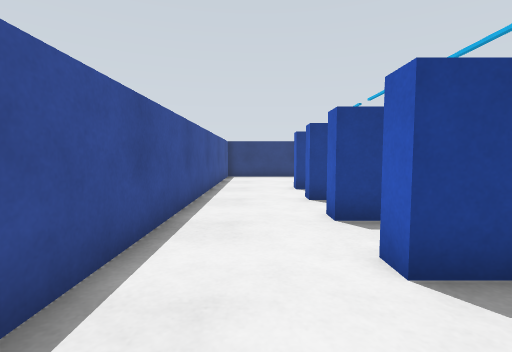
view 1 (above)

16 first-person views from a walk through a robot-simulator world made for Gazebo. The camera is 0.57 m above the floor, tilts 4° down and sees 85° across. The floor is counted in squares, 0.5 m on a side. Each view is taken from the middle of a square. On the plan, view 1 faces up. The plan holds only what a view shows up to about 12 squares ahead; the rest is blank.

view 2
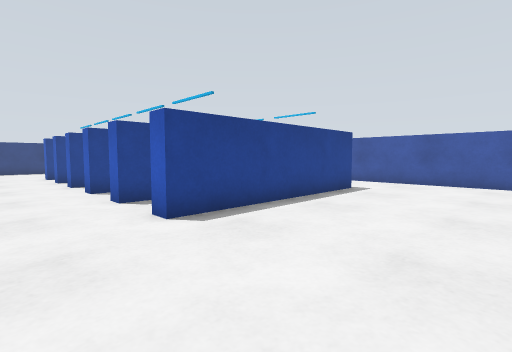

view 3
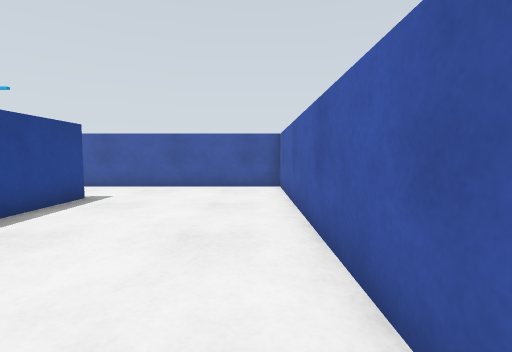

view 4
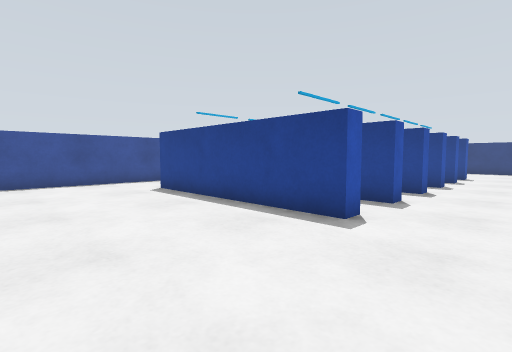

view 5
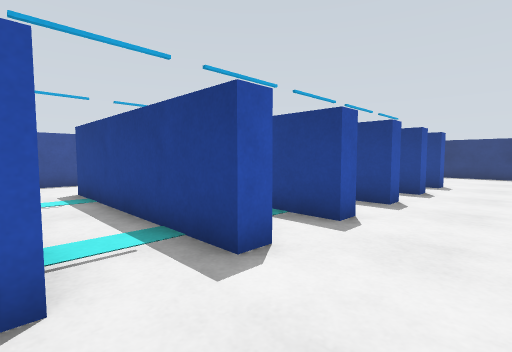

view 6
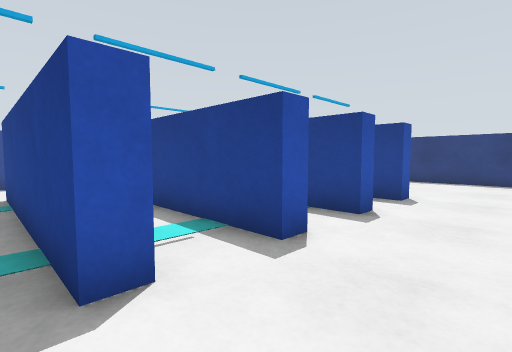

view 7
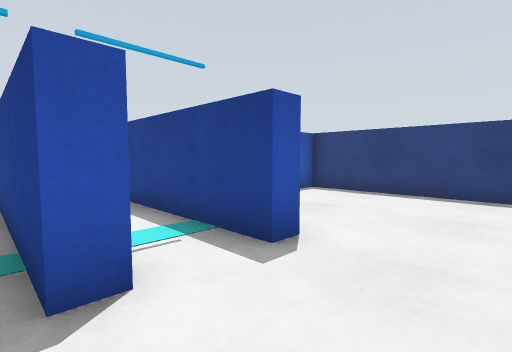

view 8
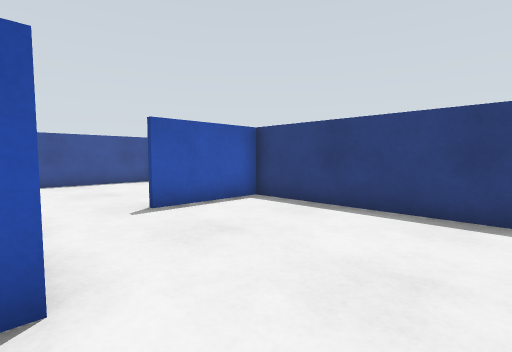

view 9
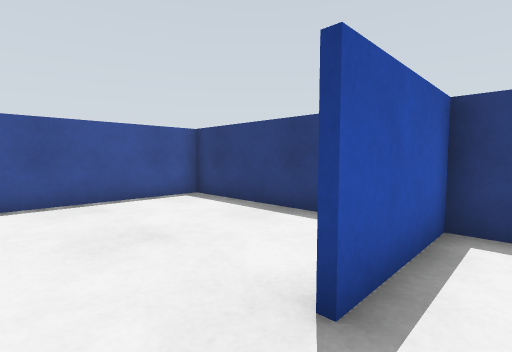

view 10
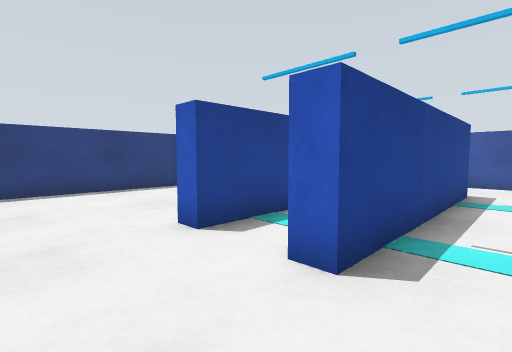

view 11
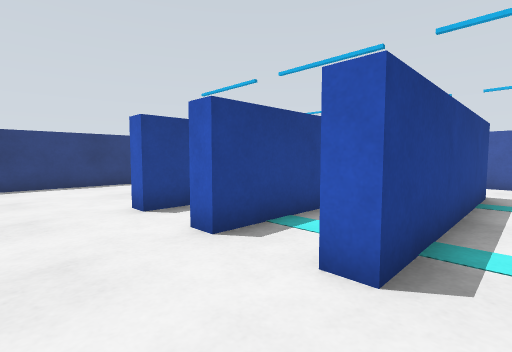

view 12
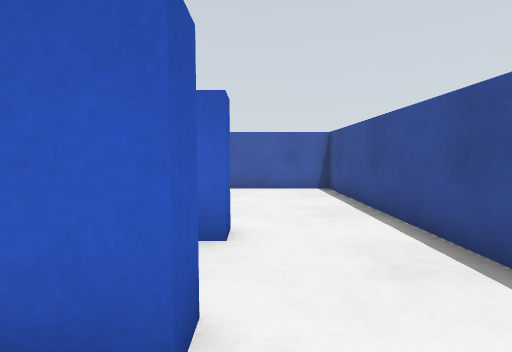

view 13
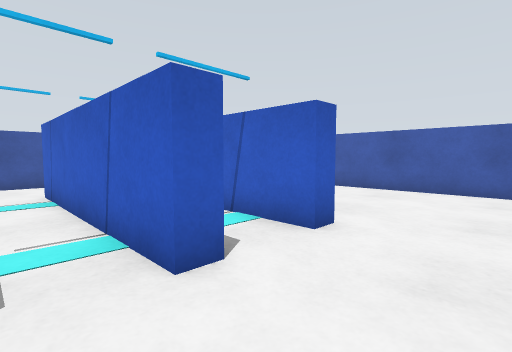

view 14
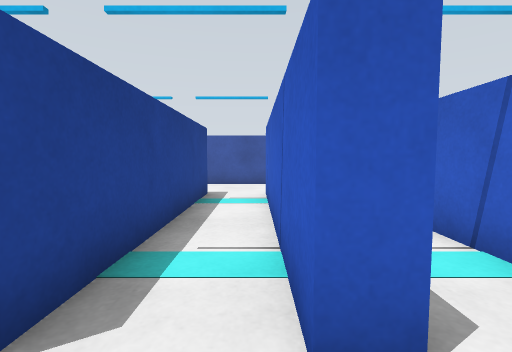

view 15
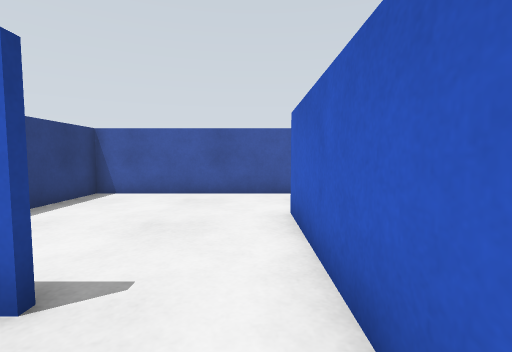

view 16
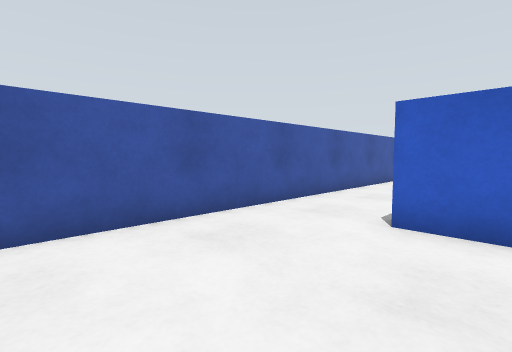

### Floor plan
Points are (right, up) in squares from view 1. A wall is a line through its corners. A room is listed if a view was taken in it or the views show most of it. See-through windows are left out.
Room 1 (views 1, 2, 3, 4, 5, 6, 7, 8, 9, 10, 11, 12, 13, 14, 15, 16)
walls: (8.6, 3.1) (8.6, 2.5) (1.4, 2.5) (1.4, 3.1); (8.6, 5.6) (8.6, 4.9) (1.4, 4.9) (1.4, 5.5); (1.4, 0.7) (8.6, 0.7) (8.6, 0.1) (1.4, 0.1) (1.4, 0.7); (8.6, 8) (8.6, 7.3) (1.4, 7.3) (1.4, 8); (3.6, 10.3) (8.6, 10.3) (8.6, 9.7) (1.4, 9.7) (1.4, 10.4); (8.6, -1.6) (8.6, -2.3) (1.4, -2.3) (1.4, -1.7) (4.2, -1.7); (4.6, 15.9) (-1.6, 15.9) (-1.6, -7.9) (11.6, -7.9) (11.6, 15.9) (5.1, 15.9) (5.1, 12.6)

Positions as (right, up) in squares from view 1, and headings:
1: (0, 0), facing up
2: (-1, -7), facing up-right
3: (1, -7), facing right
4: (11, -7), facing up-left
5: (11, -2), facing up-left
6: (11, 2), facing up-left
7: (11, 7), facing up-left
8: (11, 10), facing up-left
9: (6, 11), facing up-left
10: (-1, 6), facing up-right
11: (-1, 4), facing up-right
12: (1, 2), facing down
13: (-1, 2), facing down-right
14: (0, 1), facing right
15: (3, 11), facing right
16: (7, 15), facing down-right
